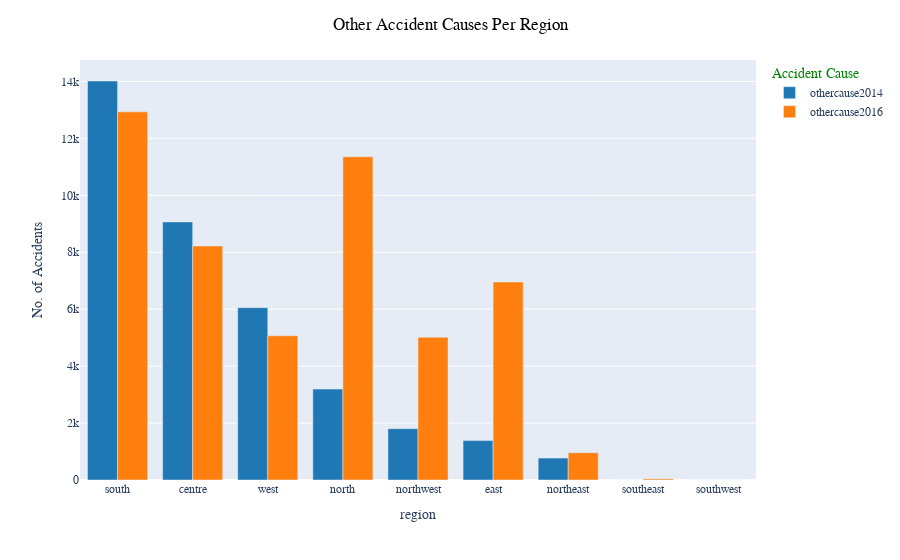

Notebook source saved alongside this figure:
### Markdown cell above
#### 4.1.8. Other Accident Causes Per State

### Code cell
fig_7 = data.groupby("region")[others].sum().sort_values(["othercause2014"], ascending=False)
fig_7 = px.bar(fig_7, barmode="group",
              labels={"value": "No. of Accidents", "variable": "Accident Cause"},
              color_discrete_sequence=px.colors.qualitative.D3)
fig_7.update_layout(title_text="Other Accident Causes Per Region", title_x=0.5,
                   font_family="Times New Roman", title_font_family="Times New Roman", 
                    title_font_color="black", legend_title_font_color="green")
fig_7.update_xaxes(title_font_family="Times New Roman")

### Figure 1 — Plotly figure (JSON) as saved in the notebook; plotly's stock layout.template omitted (floating-point values rounded to 4 significant figures)
{"data": [{"alignmentgroup": "True", "hovertemplate": "Accident Cause=othercause2014<br>region=%{x}<br>No. of Accidents=%{y}<extra></extra>", "legendgroup": "othercause2014", "marker": {"color": "#1F77B4", "pattern": {"shape": ""}}, "name": "othercause2014", "offsetgroup": "othercause2014", "orientation": "v", "showlegend": true, "textposition": "auto", "type": "bar", "x": ["south", "centre", "west", "north", "northwest", "east", "northeast", "southeast", "southwest"], "xaxis": "x", "y": [14015, 9066, 6054, 3193, 1803, 1384, 771, 0, 0], "yaxis": "y"}, {"alignmentgroup": "True", "hovertemplate": "Accident Cause=othercause2016<br>region=%{x}<br>No. of Accidents=%{y}<extra></extra>", "legendgroup": "othercause2016", "marker": {"color": "#FF7F0E", "pattern": {"shape": ""}}, "name": "othercause2016", "offsetgroup": "othercause2016", "orientation": "v", "showlegend": true, "textposition": "auto", "type": "bar", "x": ["south", "centre", "west", "north", "northwest", "east", "northeast", "southeast", "southwest"], "xaxis": "x", "y": [12932, 8218, 5065, 11353, 5012, 6954, 957, 39, 0], "yaxis": "y"}], "layout": {"barmode": "group", "font": {"family": "Times New Roman"}, "legend": {"title": {"font": {"color": "green"}, "text": "Accident Cause"}, "tracegroupgap": 0}, "margin": {"t": 60}, "title": {"font": {"color": "black", "family": "Times New Roman"}, "text": "Other Accident Causes Per Region", "x": 0.5}, "xaxis": {"anchor": "y", "domain": [0, 1], "title": {"font": {"family": "Times New Roman"}, "text": "region"}}, "yaxis": {"anchor": "x", "domain": [0, 1], "title": {"text": "No. of Accidents"}}}}
